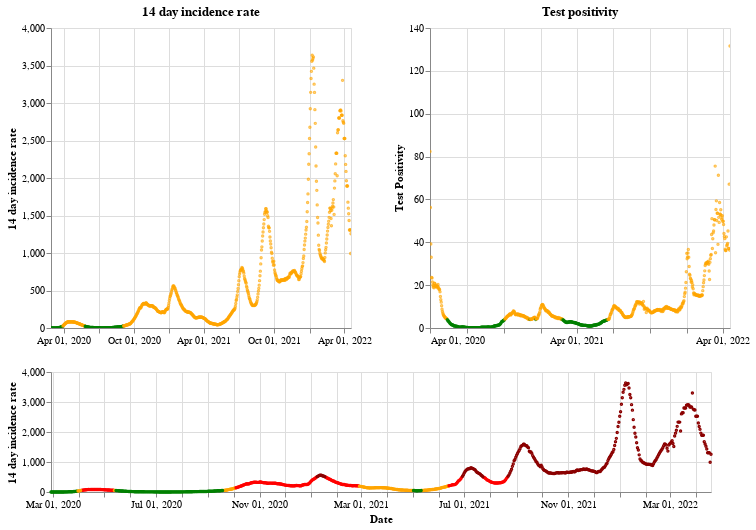

Notebook code for this chart:
### Markdown cell above
## Scotland

### Code cell
plot_traffic_light('Scotland')

### Figure 1 — Vega-Lite specification as saved in the notebook (floating-point values rounded to 4 significant figures; data arrays with more than 128 entries replaced by an {"elided": "..."} marker saying what was removed)
{"config": {"view": {"continuousWidth": 400, "continuousHeight": 300}}, "vconcat": [{"hconcat": [{"mark": {"type": "point", "size": 2}, "encoding": {"color": {"condition": {"value": "green", "test": "(datum.twoWeeklyCasesRate <= 25)"}, "value": "orange"}, "tooltip": [{"type": "nominal", "field": "areaName"}, {"type": "temporal", "field": "date"}, {"type": "quantitative", "field": "twoWeeklyCasesRate"}, {"type": "quantitative", "field": "testPositivity"}], "x": {"type": "temporal", "axis": {"title": ""}, "field": "date", "scale": {"domain": {"selection": "DateBrush"}}, "timeUnit": "yearmonthdate"}, "y": {"type": "quantitative", "axis": {"title": "14 day incidence rate"}, "field": "twoWeeklyCasesRate"}}, "title": "14 day incidence rate", "width": 300}, {"mark": {"type": "point", "size": 2}, "encoding": {"color": {"condition": {"value": "green", "test": "(datum.testPositivity <= 4)"}, "value": "orange"}, "tooltip": [{"type": "nominal", "field": "areaName"}, {"type": "temporal", "field": "date"}, {"type": "quantitative", "field": "twoWeeklyCasesRate"}, {"type": "quantitative", "field": "testPositivity"}], "x": {"type": "temporal", "axis": {"title": ""}, "field": "date", "scale": {"domain": {"selection": "DateBrush"}}, "timeUnit": "yearmonthdate"}, "y": {"type": "quantitative", "axis": {"title": "Test Positivity"}, "field": "testPositivity"}}, "title": "Test positivity", "width": 300}]}, {"layer": [{"mark": {"type": "point", "size": 2}, "encoding": {"color": {"condition": {"value": "orange", "test": "(((datum.testPositivity < 4) && (datum.twoWeeklyCasesRate >= 50)) && (datum.twoWeeklyCasesRate < 200))"}, "value": "red"}, "opacity": {"condition": {"value": 1, "test": "((datum.twoWeeklyCasesRate >= 50) && (datum.twoWeeklyCasesRate < 500))"}, "value": 0}, "tooltip": [{"type": "nominal", "field": "areaName"}, {"type": "temporal", "field": "date"}, {"type": "quantitative", "field": "twoWeeklyCasesRate"}, {"type": "quantitative", "field": "testPositivity"}], "x": {"type": "temporal", "axis": {"title": "Date"}, "field": "date", "timeUnit": "yearmonthdate"}, "y": {"type": "quantitative", "axis": {"title": "14 day incidence rate"}, "field": "twoWeeklyCasesRate"}}, "selection": {"DateBrush": {"type": "interval", "encodings": ["x"], "fields": ["Time"]}}}, {"mark": {"type": "point", "size": 2}, "encoding": {"color": {"value": "darkred"}, "opacity": {"condition": {"value": 1, "test": "(datum.twoWeeklyCasesRate >= 500)"}, "value": 0}, "tooltip": [{"type": "nominal", "field": "areaName"}, {"type": "temporal", "field": "date"}, {"type": "quantitative", "field": "twoWeeklyCasesRate"}, {"type": "quantitative", "field": "testPositivity"}], "x": {"type": "temporal", "axis": {"title": "Date"}, "field": "date", "timeUnit": "yearmonthdate"}, "y": {"type": "quantitative", "axis": {"title": "14 day incidence rate"}, "field": "twoWeeklyCasesRate"}}}, {"mark": {"type": "point", "size": 2}, "encoding": {"color": {"condition": {"value": "green", "test": "((datum.testPositivity < 4) && (datum.twoWeeklyCasesRate < 50))"}, "value": "orange"}, "opacity": {"condition": {"value": 1, "test": "(datum.twoWeeklyCasesRate < 50)"}, "value": 0}, "tooltip": [{"type": "nominal", "field": "areaName"}, {"type": "temporal", "field": "date"}, {"type": "quantitative", "field": "twoWeeklyCasesRate"}, {"type": "quantitative", "field": "testPositivity"}], "x": {"type": "temporal", "axis": {"title": "Date"}, "field": "date", "timeUnit": "yearmonthdate"}, "y": {"type": "quantitative", "axis": {"title": "14 day incidence rate"}, "field": "twoWeeklyCasesRate"}}}], "height": 120, "width": 660}], "data": {"name": "data-6bdbcea8bfbde7e2b90ab9f86c022fe0"}, "$schema": "https://vega.github.io/schema/vega-lite/v4.8.1.json", "datasets": {"data-6bdbcea8bfbde7e2b90ab9f86c022fe0": {"elided": "782 records"}}}
